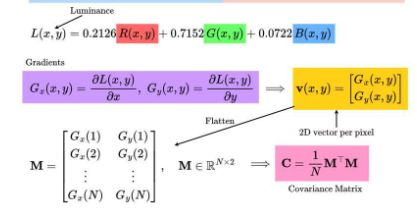
#> input picture calss.png, 417 x 216 px; its folder holds only this picture in this run
$ python -i gradient_pca_detector.py   (imports and definitions only)
#> lines starting #> are read from the running program, lines starting #| are printed output that depends on the picture
"""
Luminance-Gradient PCA Image Authenticity Detector

This module implements a PCA-based detector that analyzes image gradients
to distinguish between real and AI-generated images. The pipeline follows:
RGB → Luminance → Gradients → Flatten → Covariance → PCA → Classification
"""

import numpy as np
from scipy.ndimage import sobel
from sklearn.decomposition import PCA
from sklearn.preprocessing import StandardScaler
from sklearn.metrics import pairwise_distances
import cv2
from pathlib import Path
from typing import List, Tuple, Dict, Union, Optional
import warnings
# [1 line not run here, left out]


def rgb_to_luminance(img: np.ndarray) -> np.ndarray:
    """
    Convert RGB image to luminance using ITU-R BT.709 formula.

    Args:
        img: Input image array of shape (H, W, 3) with RGB channels

    Returns:
        Luminance array of shape (H, W)
    """
    if img.ndim != 3 or img.shape[2] != 3:
        raise ValueError("Input must be RGB image with shape (H, W, 3)")

    # ITU-R BT.709 luminance weights
    return 0.2126 * img[..., 0] + 0.7152 * img[..., 1] + 0.0722 * img[..., 2]


def compute_gradients(L: np.ndarray) -> Tuple[np.ndarray, np.ndarray]:
    """
    Compute spatial gradients using Sobel operators.

    Args:
        L: Luminance image of shape (H, W)

    Returns:
        Tuple of (Gx, Gy) gradient arrays, each of shape (H, W)
    """
    # Sobel operator: axis=1 for horizontal (x), axis=0 for vertical (y)
    Gx = sobel(L, axis=1)  # ∂L/∂x
    Gy = sobel(L, axis=0)  # ∂L/∂y
    return Gx, Gy


def flatten_gradients(Gx: np.ndarray, Gy: np.ndarray) -> np.ndarray:
    """
    Flatten gradient arrays into a 2D matrix M ∈ R^(N×2).

    Each row represents one pixel's gradient vector [Gx, Gy].

    Args:
        Gx: Horizontal gradients, shape (H, W)
        Gy: Vertical gradients, shape (H, W)

    Returns:
        Matrix M of shape (N, 2) where N = H * W
    """
    return np.stack([Gx.flatten(), Gy.flatten()], axis=1)


def compute_covariance(M: np.ndarray) -> np.ndarray:
    """
    Compute covariance matrix C = (1/N) M^T M.

    Args:
        M: Gradient matrix of shape (N, 2)

    Returns:
        Covariance matrix of shape (2, 2)
    """
    N = M.shape[0]
    if N == 0:
        raise ValueError("Empty gradient matrix")
    return (M.T @ M) / N


def extract_features_from_image(image_path: Union[str, Path]) -> np.ndarray:
    """
    Extract gradient features from a single image.

    Pipeline: RGB → Luminance → Gradients → Flatten → Covariance

    Args:
        image_path: Path to image file

    Returns:
        Feature vector (flattened covariance matrix or PCA projection)
    """
#> called with image_path = 'calss.png'
    # Load image
    img = cv2.imread(str(image_path))
#> img is the input picture: shape (216, 417, 3); mean B, G, R 229.6, 229.7, 238.8
    if img is None:
        raise ValueError(f"Could not load image: {image_path}")

    # Convert BGR to RGB (OpenCV uses BGR)
    img_rgb = cv2.cvtColor(img, cv2.COLOR_BGR2RGB)

    # Convert to float32 for better precision
    img_rgb = img_rgb.astype(np.float32) / 255.0

    # Step 1: RGB → Luminance
    L = rgb_to_luminance(img_rgb)
#> in rgb_to_luminance, `return 0.2126 * img[..., 0] + 0.7152 * img[..., 1] + 0.0722 * img[...,..`:
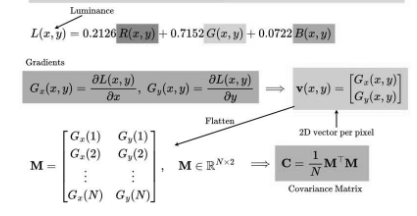
#> returned value: shape (216, 417) float32; min 0.0237, max 1, mean 0.908

    # Step 2: Compute gradients
    Gx, Gy = compute_gradients(L)
#> in compute_gradients, `Gx = sobel(L, axis=1)`:
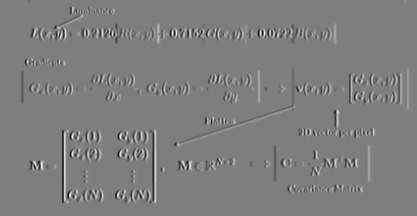
#> Gx: shape (216, 417) float32; min -3.71, max 3.75, mean 1.69e-10; drawn with min black and max white
#> in compute_gradients, `Gy = sobel(L, axis=0)`:
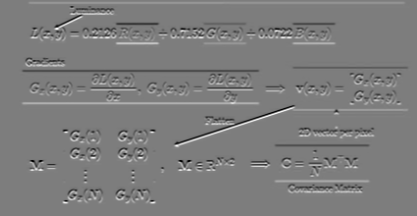
#> Gy: shape (216, 417) float32; min -3.01, max 3.11, mean 0.00556; drawn with min black and max white

    # Step 3: Flatten into matrix M
    M = flatten_gradients(Gx, Gy)
#> M = 90072 pairs, first value -3.71 to 3.75, second value -3.01 to 3.11

    # Step 4: Compute covariance matrix
    C = compute_covariance(M)
#> C = [[0.162, 0.00987], [0.00987, 0.132]]

    # Return flattened covariance matrix as feature vector
    # This captures the gradient statistics
    return C.flatten()


class GradientPCADetector:
    """
    PCA-based detector for image authenticity using luminance gradients.

    This class implements the complete pipeline:
    1. Extract gradient features from images
    2. Fit PCA on real and fake image features
    3. Project new images into PCA space
    4. Classify based on distance to real/fake clusters
    """

    # [246 lines left out: functions __init__, _extract_batch_features, fit, project, predict, predict_batch and 3 more, not called in this run]


# [18 lines not run here, left out]

>>> result = extract_features_from_image('calss.png')
#> result = [0.162, 0.00987, 0.00987, 0.132]
